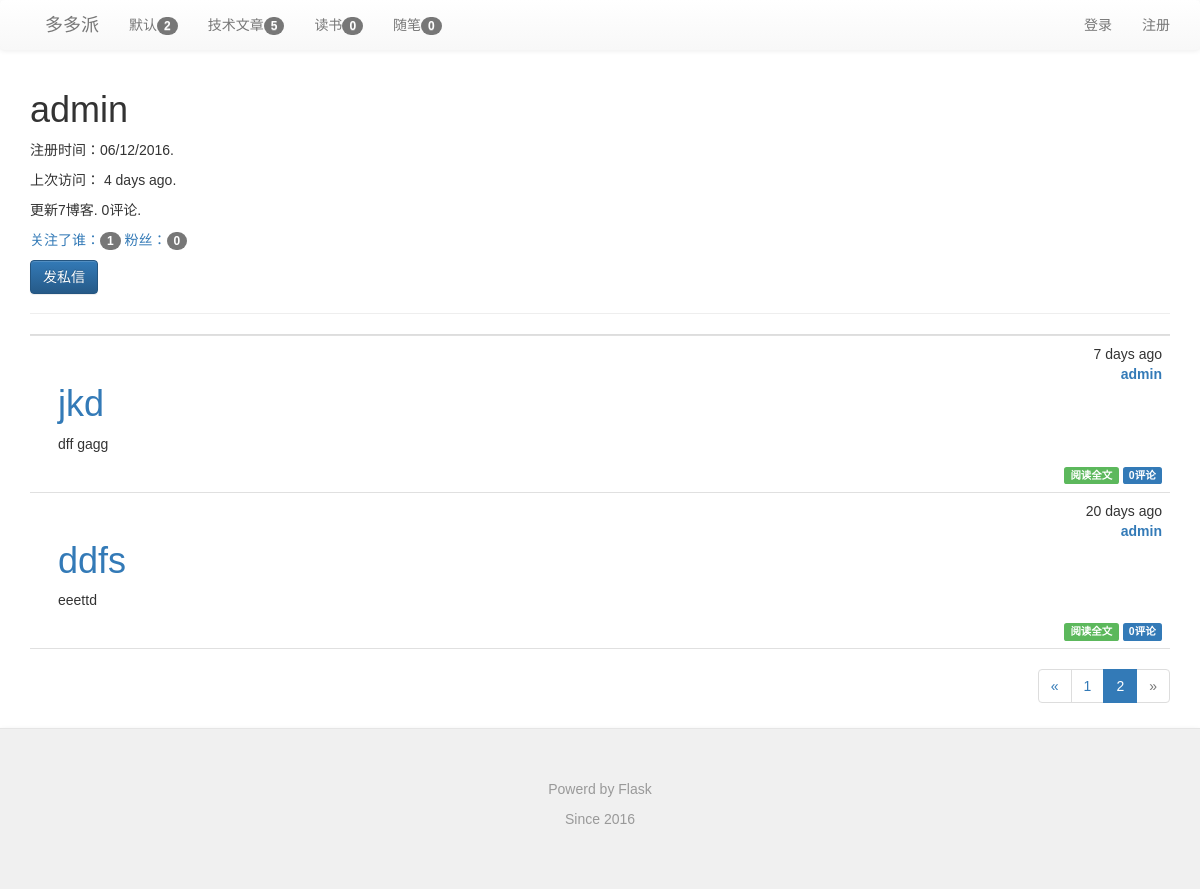
Screenshot of /profile/admin?page=2 with the database file from the repository.
### app/models.py (models this page shows, shortened)
class Category(db.Model):
    __tablename__ = 'categories'
    id = db.Column(db.Integer,primary_key=True)
    name = db.Column(db.String(64),unique=True)
    posts = db.relationship('Post',backref='category',lazy='dynamic')

class User(UserMixin, db.Model):
    __tablename__ = 'users'
    id = db.Column(db.Integer, primary_key=True)
    email = db.Column(db.String(64), unique=True, index=True)
    username = db.Column(db.String(64), unique=True, index=True)
    role_id = db.Column(db.Integer, db.ForeignKey('roles.id'))
    password_hash = db.Column(db.String(128))
    confirmed = db.Column(db.Boolean, default=False)
    name = db.Column(db.String(64))
    location = db.Column(db.String(64))
    about_me = db.Column(db.Text())
    member_since = db.Column(db.DateTime(), default=datetime.utcnow)
    last_seen = db.Column(db.DateTime(), default=datetime.utcnow)
    posts = db.relationship('Post',backref='author',lazy='dynamic')
    followed = db.relationship('Follow',
                               foreign_keys=[Follow.follower_id],
                               backref=db.backref('follower',lazy='joined'),
                               lazy='dynamic',cascade='all,delete-orphan')
    followers = db.relationship('Follow',
                                foreign_keys=[Follow.followed_id],
                                backref=db.backref('followed',lazy='joined'),
                                lazy='dynamic',cascade='all,delete-orphan')
    sendto = db.relationship('Message',
                             foreign_keys=[Message.sendto_id],
                             backref=db.backref('sendto',lazy='joined'),
                             lazy='dynamic',cascade='all,delete-orphan'
                             )
    author = db.relationship('Message',
                             foreign_keys=[Message.author_id],
                             backref=db.backref('author',lazy='joined'),
                             lazy='dynamic',cascade='all,delete-orphan'
                             )
    comments = db.relationship('Comment',backref='author',lazy='dynamic')
    starposts = db.relationship('Post',secondary='stars',backref=db.backref('stared',lazy='joined'),lazy='joined')
    @property
    def password(self):
        raise AttributeError('password is not a readable attribute')

class Post(db.Model):
    __tablename__ = 'posts'
    id = db.Column(db.Integer,primary_key=True)
    title = db.Column(db.Text(128))
    body = db.Column(db.Text)
    body_html = db.Column(db.Text)
    timestamp = db.Column(db.DateTime,index=True,default=datetime.utcnow)
    auth_id = db.Column(db.Integer,db.ForeignKey('users.id'))
    category_id = db.Column(db.Integer,db.ForeignKey('categories.id'))
    comments = db.relationship('Comment',backref='post',lazy='dynamic')
    visits = db.Column(db.Integer,nullable=False,default=int(10))

### app/main/views.py (the view)
@main.route('/profile/<username>')
def profile(username):
    user = User.query.filter_by(username=username).first_or_404()
    page = request.args.get('page', 1, type=int)
    pagination = user.posts.order_by(Post.timestamp.desc()).paginate(
        page, per_page=current_app.config['FLASKY_POSTS_PER_PAGE'],
        error_out=False)
    posts = pagination.items
    return render_template('user.html', user=user, posts=posts,
                           pagination=pagination)

### app/auth/views.py (called while the page is built)
@auth.before_app_request
def before_request():
    if current_user.is_authenticated:
        current_user.ping()
        if not current_user.confirmed \
            and request.endpoint[:5] != 'auth.' \
            and request.endpoint != 'static':
            return redirect(url_for('auth.unconfirmed'))

### app/main/__init__.py (called while the page is built)
@main.app_context_processor
def inject_permission():
    return dict(Permission=Permission)

### app/main/views.py (called while the page is built)
@main.before_app_request
def before_request(): #定义全局变量
    g.categories=Category.query.all()
    g.hotpost = Post.query.order_by(Post.visits.desc()).all()

@main.after_app_request
def after_request(response):
    for query in get_debug_queries():
        if query.duration >= current_app.config['FLASKY_SLOW_DB_QUERY_TIME']:
            current_app.logger.warning(
                'Slow query:%s\nParameters: %s\nDuration: %fs\nContext: %s\n'
                %(query.statement,query.parameters,query.duration,query.context)
            )
    return response

### app/models.py (called while the page is built)
    def can(self, permissions):
        return False

    def is_administrator(self):
        return False

### app/templates/user.html (shortened to what this page needs)
{% extends "base.html" %}
{% import "_macros.html" as macros %}
{% block page_content %}
{% include "_userbase.html" %}
{% include '_posts_thumbnail.html' %}
{% if pagination %}
<div class="pagination">
    {{ macros.pagination_widget(pagination,'.profile',username=user.username)}}
</div>
{% endif %}
{% endblock %}

### app/templates/base.html (shortened to what this page needs)
{% extends "bootstrap/base.html" %}
{% block head %}
{{ super() }}
<link rel="stylesheet" type="text/css" href="{{ url_for('static', filename='css/bootstrap.css') }}">
<link rel="stylesheet" type="text/css" href="{{ url_for('static', filename='css/bootstrap.min.css') }}">
<link rel="stylesheet" type="text/css" href="{{ url_for('static', filename='css/bootstrap-theme.css') }}">
<link rel="stylesheet" type="text/css" href="{{ url_for('static', filename='css/bootstrap-theme.min.css') }}">
<link rel="stylesheet" type="text/css" href="{{ url_for('static', filename='styles.css') }}">
{% endblock %}
{% block navbar %}
<div class="nav navbar-default">
    <div class="container">
        <div class="navbar-header">
            <a class="navbar-brand" href="/">多多派</a>
        </div>
            <ul class="nav navbar-nav">
            {% for category in g.categories %}
                <li><a href="{{ url_for('main.category',id=category.id)}}">{{category.name}}<span class="badge">{{category.posts.count()}}</span></a></li>
            {% endfor %}
            </ul>
            <ul class="nav navbar-nav navbar-right">
                <li><a href="{{url_for('auth.register')}}">注册</a></li>
            </ul>
            <ul class="nav navbar-nav navbar-right">
                {% if current_user.is_authenticated %}
                <li class="dropdown">
                    <a href="#" class="dropdown-toggle" data-toggle="dropdown">{{current_user.username}}的账号<b class="caret"></b></a>
                    <ul class="dropdown-menu">
                        <li><a href="{{ url_for('auth.change_password') }}">修改密码</a></li>
                        <li><a href="{{ url_for('auth.change_email_request') }}">修改邮箱</a></li>
                        <li><a href="{{ url_for('main.profile',username=current_user.username) }}">用户资料</a></li>
                        <li><a href="{{ url_for('auth.logout') }}">退出登录</a></li>
                    </ul>
                </li>
                {% else %}
                <li><a href="{{ url_for('auth.login') }}">登录</a></li>
                {% endif %}
             </ul>
        </div>
   </div>
{% endblock %}
{% block content %}
<div class="container">
    {% block page_content %}{% endblock %}
</div>
<div class="nav navbar-default">
  <footer class="blog-footer">
      <p>Powerd by Flask</p>
      <p>Since 2016</p>
  </footer>
</div>
{% endblock %}

### app/templates/_userbase.html (shortened to what this page needs)
<div class="page-header">
    <h1>{{ user.username }}</h1>
    <p>注册时间：{{ moment(user.member_since).format('L') }}.</p>
    <p>上次访问： {{ moment(user.last_seen).fromNow() }}.</p>
    <p>更新{{ user.posts.count() }}博客. {{ user.comments.count() }}评论.</p>
    <p>
        <a href="{{ url_for('.followers',username=user.username) }}">关注了谁：<span class="badge">{{ user.followers.count()}}</span> </a>
        <a href="{{ url_for('.followed_by',username=user.username) }}">粉丝：<span class="badge">{{ user.followed.count()-1}}</span> </a>
    </p>
    <p>
        <a class="btn btn-primary" href="{{ url_for('.send_message',username=user.username) }}">发私信</a>
    </p>
</div>
<div class="post-tabs">
    <ul class="nav nav-tabs tabs-primary">
    </ul>
</div>

### app/templates/_posts_thumbnail.html (shortened to what this page needs)
<ul class="posts">
    {% for post in posts %}
    <li class="post">
        <div class="post-content">
            <div class="post-date">{{ moment(post.timestamp).fromNow() }}</div><br/>
            <div class="post-auth"><a href="{{ url_for('.profile',username=post.author.username) }}">{{ post.author.username }}</a></div>
            <div class="post-title text-primary">
                {% if post.title %}
                <h1>{{ post.title }}</h1>
                {% endif %}
            </div>
            <div class="post-body">
                {% if post.body_html %}
                    {{ post.body_html[:100]| safe }}
                {% else %}
                    {{ post.body[:100] }}
                {% endif %}
            </div>
            <div class="post-footer">
                <a href="{{ url_for('.post',id=post.id) }}">
                    <span class="label label-success">阅读全文</span>
                </a>
                <a href="{{ url_for('.post',id=post.id) }}#comments">
                    <span class="label label-primary">{{ post.comments.count() }}评论</span>
                </a>
            </div>
        </div>
    </li>
    {% endfor %}
</ul>

### app/static/styles.css (style rules this page uses)
body,button, input, select, textarea,h1 ,h2, h3, h4, h5, h6 { font-family: Microsoft YaHei , Tahoma, Helvetica, Arial, "\5b8b\4f53"; }
div.post-tabs { margin-top: 16px; }
ul.posts { list-style-type: none; padding: 0px; margin: 0px 0px 0px 0px; border-top: 1px solid #e0e0e0; }
ul.posts li.post { padding: 8px; border-bottom: 1px solid #e0e0e0; }
div.post-date { float: right; }
div.post-auth { float: right; font-weight: bold; }
div.post-content { margin-left: 20px; min-height: 20px; }
div.post-footer { text-align:right; }
div.pagination { width: 100%; text-align: right; padding: 0px; margin: 0px; }
footer.blog-footer { padding: 50px; color: #999; text-align: center; background-color: #f0f0f0; border-top: 1px solid #e5e5e5; }

### rows the page displays
Category: name "默认", posts.count "2"
Category: name "技术文章", posts.count "5"
Category: name "读书", posts.count "0"
Category: name "随笔", posts.count "0"
User: username "admin", member_since "06/12/2016", last_seen "4 days ago"
Post: timestamp "7 days ago", author.username "admin", title "jkd", body_html "dff gagg", comments.count "0"
Post: timestamp "20 days ago", author.username "admin", title "ddfs", body_html "eeettd", comments.count "0"

### other values shown
{{ user.posts.count() }} "7"
{{ user.comments.count() }} "0"
{{ user.followers.count() }} "1"
{{ user.followed.count()-1 }} "0"
{{ p }} "1"
{{ p }} "2"
